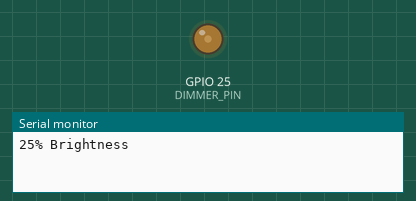
Simulated run of this sketch. Board: ESP32. On the bench: output pins drawn as LEDs (lit = HIGH), the last lines printed to the serial monitor.

Above: at 0.05 s.
At 7.45 s:
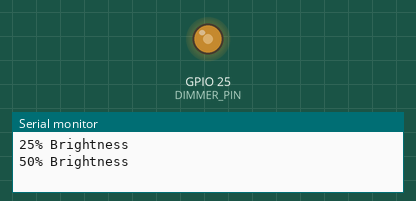
At 14.95 s:
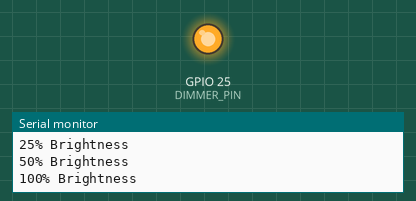
Timing chart, 0 to 19.5 s (numbered marks = the images above):
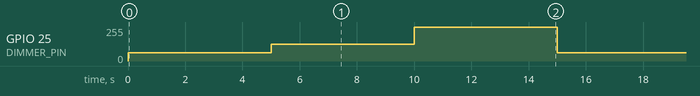

The sketch:

dimmer.ino
```cpp
#include <RBDdimmer.h>

#define DIMMER_PIN 25
#define ZC_PIN 4

dimmerLamp dimmer(DIMMER_PIN, ZC_PIN);

void setup() {
  Serial.begin(115200);
  dimmer.begin(NORMAL_MODE, ON);
}

void loop() {

  Serial.println("25% Brightness");
  dimmer.setPower(25);
  delay(5000);

  Serial.println("50% Brightness");
  dimmer.setPower(50);
  delay(5000);

  Serial.println("100% Brightness");
  dimmer.setPower(100);
  delay(5000);
}
```

Measured:
- by itself, GPIO 25 (DIMMER_PIN): repeats every 15.0 s: 127/255 5.0 s, 255/255 5.0 s, 63/255 5.0 s
